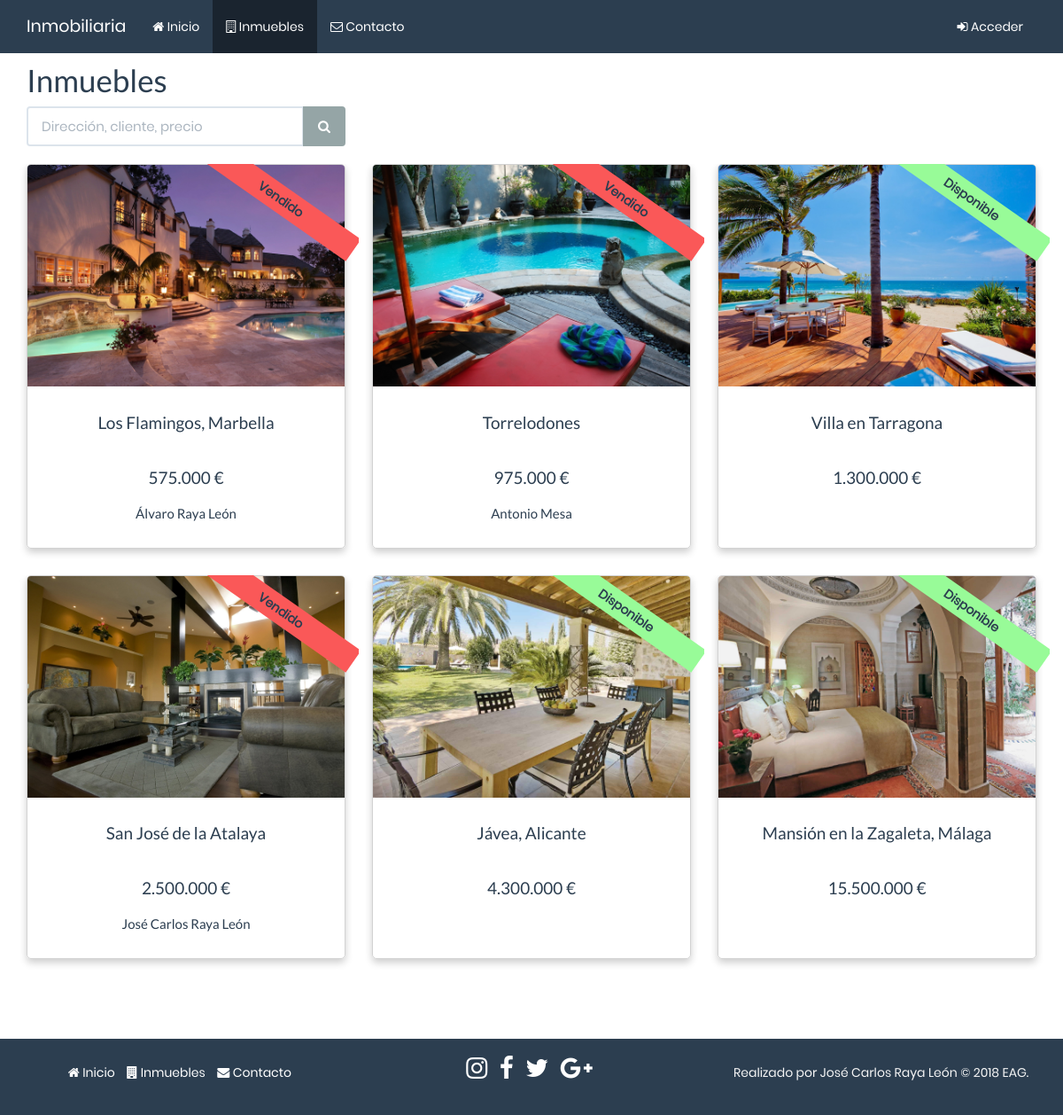
Page /php/inmuebles/inmuebles.php on the committed database.
### tables this page shows
CREATE TABLE IF NOT EXISTS `inmuebles` (
`id` bigint(20) unsigned NOT NULL,
  `direccion` varchar(150) NOT NULL,
  `descripcion` varchar(560) NOT NULL,
  `precio` decimal(12,2) NOT NULL,
  `id_cliente` bigint(20) NOT NULL,
  `imagen` varchar(50) NOT NULL
);

CREATE TABLE IF NOT EXISTS `clientes` (
`id` bigint(20) unsigned NOT NULL,
  `nombre` varchar(50) NOT NULL,
  `apellidos` varchar(50) NOT NULL,
  `direccion` varchar(150) NOT NULL,
  `telefono1` varchar(9) NOT NULL,
  `telefono2` varchar(9) NOT NULL,
  `nombre_usuario` varchar(15) NOT NULL,
  `pass` varchar(32) NOT NULL
);

### php/funciones.php (the view, shortened to what this page needs)
<?php
function menu ($pag = 1)
{
    ?>
    <div class="navbar navbar-default navbar-fixed-top menu">
        <div class="container">
            <div class="navbar-header">
                <a class="navbar-brand" href="#">Inmobiliaria</a>
            </div>
            <nav class="navbar-collapse collapse" id="menu">
                <div class="container-fluid">
                    <ul class="nav navbar-nav ">
                        <?php
                        if($pag == 1){
                            if(isset($_SESSION['login_ok']) && $_SESSION['usuario'] == "admin"){
                            ?>
                            <li class="active"><a href="../../index.php"><i class="fa fa-home"></i> Inicio</a></li>
                            <li><a href="../noticias/noticias.php"><i class="fa fa-newspaper-o"></i> Noticias</a></li>
                            <li><a href="../clientes/clientes.php"><i class="fa fa-user-o"></i> Clientes</a></li>
                            <li><a href="../inmuebles/inmuebles.php"><i class="fa fa-building-o"></i> Inmuebles</a></li>
                            <li><a href="../citas/citas.php"><i class="fa fa-calendar"></i> Citas</a></li>
                            <li><a href="../contacto/contacto.php"><i class="fa fa-envelope-o"></i> Contacto</a></li>
                        <?php
                            }else{
                            ?>
                            <li class="active"><a href="../../index.php"><i class="fa fa-home"></i> Inicio</a></li>
                            <li><a href="../inmuebles/inmuebles.php"><i class="fa fa-building-o"></i> Inmuebles</a></li>
                            <li><a href="../contacto/contacto.php"><i class="fa fa-envelope-o"></i> Contacto</a></li>
                        <?php
                            }
                        }elseif($pag == 4){
                           if(isset($_SESSION['login_ok']) && $_SESSION['usuario'] == "admin"){
                            ?>
                            <li><a href="../../index.php"><i class="fa fa-home"></i> Inicio</a></li>
                            <li><a href="../noticias/noticias.php"><i class="fa fa-newspaper-o"></i> Noticias</a></li>
                            <li><a href="../clientes/clientes.php"><i class="fa fa-user-o"></i> Clientes</a></li>
                            <li class="active"><a href="../inmuebles/inmuebles.php"><i class="fa fa-building-o"></i> Inmuebles</a></li>
                            <li><a href="../citas/citas.php"><i class="fa fa-calendar"></i> Citas</a></li>
                            <li><a href="../contacto/contacto.php"><i class="fa fa-envelope-o"></i> Contacto</a></li>
                        <?php
                            }else{
                            ?>
                            <li><a href="../../index.php"><i class="fa fa-home"></i> Inicio</a></li>
                            <li class="active"><a href="../inmuebles/inmuebles.php"><i class="fa fa-building-o"></i> Inmuebles</a></li>
                            <li><a href="../contacto/contacto.php"><i class="fa fa-envelope-o"></i> Contacto</a></li>
                        <?php
                            }
                        }
                        ?>
                    </ul>
                    <ul class="nav navbar-nav navbar-right">
                       <?php
                        if(isset($_SESSION['login_ok']) && $_SESSION['login_ok'] == true && $_SESSION['usuario'] == "admin"){
                        ?>
                            <li><a href="#" data-toggle="dropdown"><i class="fa fa-user-circle-o"></i> Bienvenido, <?php echo $_SESSION['usuario'] ?> <span class="fa fa-caret-square-o-down"></span></a><ul class="dropdown-menu">
                                <li><a href="../cliente/datos.php"><i class="fa fa-id-card-o"></i> Datos personales</a></li>
                                <li class="divider"></li>
                                <li><a href="../acceso/log_out.php"><i class="fa fa-sign-out"></i> Salir</a></li>
                            </ul>
                            </li>
                        <?php
                        }else{
                        ?>
                            <li><a href="../acceso/acceder.php"><i class="fa fa-sign-in"></i> Acceder</a></li>
                        <?php
                        }
                        ?>
                    </ul>
                </div>
            </nav>
        </div>
    </div>
    <?php
}
function footer ()
{
    ?>
<footer class="text-center footer">
    <div class="container-fluid text-center">
        <div class="row">
          <div class="col-xs-12 col-sm-12 col-md-4">
               <ul class="list-inline">
                   <li><a href="../../index.php"><i class="fa fa-home"></i> Inicio</a></li>
                   <li><a href="../inmuebles/inmuebles.php"><i class="fa fa-building"></i> Inmuebles</a></li>
                   <li><a href="../contacto/contacto.php"><i class="fa fa-envelope"></i> Contacto</a></li>
               </ul>
            </div>
           <div class="col-xs-12 col-sm-12 col-md-4">
                <ul class="list-inline">
                    <li><a href="http://instagram.com"><i class="fa fa-instagram fa-2x"></i></a></li>
                    <li><a href="http://facebook.com"><i class="fa fa-facebook fa-2x"></i></a></li>
                    <li><a href="http://twitter.com"><i class="fa fa-twitter fa-2x"></i></a></li>
                    <li><a href="http://plus.google.com"><i class="fa fa-google-plus fa-2x"></i></a></li>
                </ul>
            </div>
            <div class="col-xs-12 col-sm-12 col-md-4">
                <p>Realizado por José Carlos Raya León ©
                    <?php echo date('Y') ?> EAG.</p>
            </div>
        </div>
    </div>
</footer>
    <?php
}
function cabecera(){
?>
<link rel="stylesheet" href="../../css/bootstrap.min.css">
<link rel="stylesheet" href="../../css/main.css">
<link rel="stylesheet" href="../../css/font-awesome.css">
<?php
}
function db_connect() {
    static $conexion;
    if(!isset($connection)) {
        $conexion = mysqli_connect('localhost', 'root', '', 'inmobiliaria');
    }
    mysqli_set_charset($conexion, 'utf8');
    return $conexion;
}
function db_query($consulta) {
    $conexion = db_connect();
    $resultado = mysqli_query($conexion, $consulta);
    if($resultado === false) {
        echo db_error();
    } else {
        return $resultado;
    }
}
            ?>
        <?php
function inmuebles($cons){
 ?>
<div class="row">
    <?php
            $inmuebles = db_query($cons);
            $cont = 0;
        if(mysqli_num_rows($inmuebles) == 0){
             ?>
            <h2><span class="fa fa-info-circle text-info"></span> No se han encontrado inmuebles</h2>
            <?php
        }else{
            while($fila = mysqli_fetch_array($inmuebles, MYSQLI_ASSOC)){
                ?>
        <div class="col-md-4 inmueble">
            <div class="card inmueble">
                <a href="inmueble.php?id=<?php echo $fila['id'] ?>">
                    <div class="row imagen-inmueble" style="background-image: url(../../img/inmuebles/<?php echo $fila['imagen']; ?>);">
                    </div>
                </a>
                <?php
                    if($fila['id_cliente'] == 0){ ?>
                    <div class="disponibilidad" style="background-color:palegreen">
                        <strong>Disponible</strong>
                    </div>
                    <?php }else{ ?>
                        <div class="disponibilidad" style="background-color:#FA5858">
                            <strong>Vendido</strong>
                        </div>
                    <?php
                        }
                        ?>
                            <div class="card-body">
                                <div class="row">
                                    <div class="col-md-12">
                                        <h4 class="card-title text-center">
                                            <a href="inmueble.php?id=<?php echo $fila['id'] ?>">
                                                <?php echo $fila['direccion']; ?>
                                            </a>
                                        </h4>
                                    </div>
                                </div>
                                <br>
                                <div class="row text-center">
                                    <h4>
                                        <?php echo number_format($fila['precio'], 0, ',', '.'); ?> €</h4>
                                </div>
                                <div class="row text-center">
                                    <?php
                                    $nombres = db_query("select nombre, apellidos from clientes where id = $fila[id_cliente]");
                                    $nombre = mysqli_fetch_array($nombres);
                                    if($fila['id_cliente'] != 0){
                                    ?>
                                        <h5>
                                            <?php echo $nombre['nombre']." ".$nombre['apellidos'] ?>
                                        </h5>
                                        <?php
                                    }else{
                                        echo '<h5>&nbsp</h5>';
                                    }
                                ?>
                                </div>
                            </div>
            </div>
        </div>
        <?php
                $cont++;
                if ($cont % 3 == 0){
                ?>
                    </div>
                    <div class="row">
                        <?php
                }
            }
        }
    }
    ?>

### css/main.css (style rules this page uses)
html { position: relative; height: 100%; }
body { padding-top: 50px; font-family: 'Poppins', sans-serif; font-size: 14px; height: 100%; }
footer.footer { position: relative; width: 100%; line-height: 60px; background-color: #2c3e50; color: #f5f5f5; padding: 8px; }
.card { border: 1px solid lightgray; border-radius: 5px; box-shadow: 0 4px 8px 0 rgba(0, 0, 0, 0.2); transition: 0.3s; margin-bottom: 30px; }
.card-body { padding: 20px; }
.disponibilidad { width: 200px; height: 30px; text-align: center; line-height: 30px; }
.inmueble .disponibilidad { transform: rotate(35deg); right: -12px; top: 25px; position: absolute; overflow: hidden; z-index: 1; }
.inmueble { overflow: hidden; }
.row { overflow: hidden; }
footer a { color: white; }
.card-title a { color: #2c3e50; }
.imagen-inmueble { height: 250px; background-size: cover; background-repeat: no-repeat; transition: 0.5s ease-in-out; }
.navbar-collapse { max-height: 100% !important; }

### rows in the picture
inmuebles: imagen (picture), shows "Vendido", direccion "Los Flamingos, Marbella", precio "575.000", id_cliente.nombre "Álvaro", id_cliente.apellidos "Raya León"
inmuebles: imagen (picture), shows "Vendido", direccion "Torrelodones", precio "975.000", id_cliente.nombre "Antonio", id_cliente.apellidos "Mesa"
inmuebles: imagen (picture), shows "Disponible", direccion "Villa en Tarragona", precio "1.300.000"
inmuebles: imagen (picture), shows "Vendido", direccion "San José de la Atalaya", precio "2.500.000", id_cliente.nombre "José Carlos", id_cliente.apellidos "Raya León"
inmuebles: imagen (picture), shows "Disponible", direccion "Jávea, Alicante", precio "4.300.000"
inmuebles: imagen (picture), shows "Disponible", direccion "Mansión en la Zagaleta, Málaga", precio "15.500.000"
